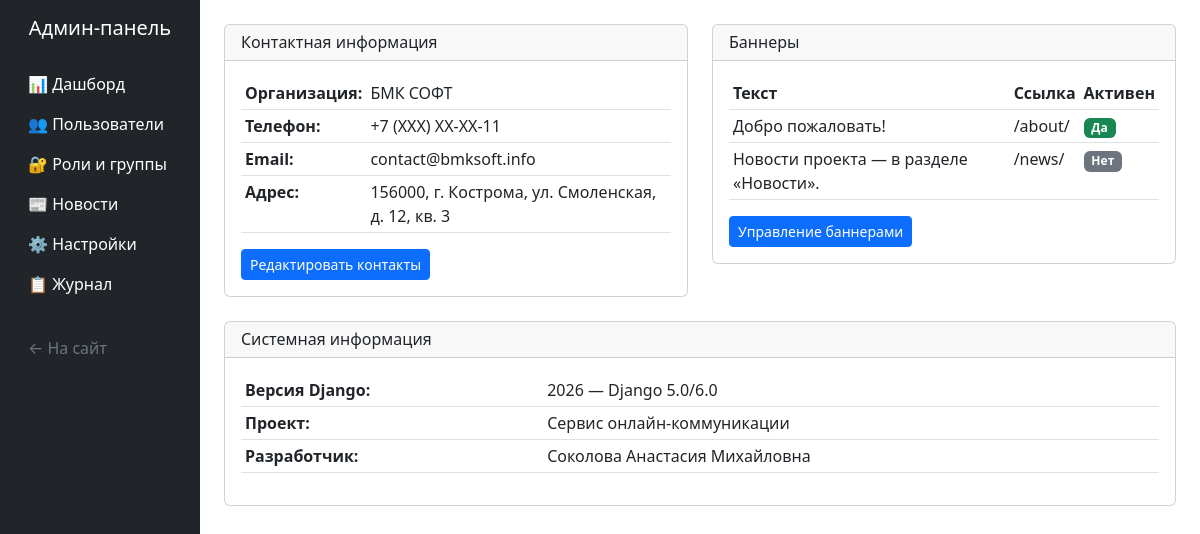
The app's page /admin-panel/settings/ (signed in) with its own data.
### core/models.py (models this page shows, shortened)
class ContactInfo(models.Model):
    org = models.CharField(max_length=255, default="Demo Org")
    phone = models.CharField(max_length=64, default="+7 (000) 000-00-00")
    email = models.EmailField(default="info@example.com")
    address = models.CharField(max_length=255, default="Россия, Москва, ул. Пример, 1")

class Banner(models.Model):
    text = models.CharField(max_length=255)
    href = models.CharField(max_length=255, default="/")
    enabled = models.BooleanField(default=True)
    order = models.PositiveIntegerField(default=0)
    class Meta:
        ordering = ["order", "id"]

### admin_panel/views.py (the view)
# urls.py: path('admin-panel/settings/', admin_panel_views.site_settings, name='admin_settings'),
@login_required
@user_passes_test(is_admin, login_url='/accounts/login/')
def site_settings(request):
    from core.models import ContactInfo, Banner
    contact_info = ContactInfo.objects.first()
    banners = Banner.objects.all()
    context = {
        'contact_info': contact_info,
        'banners': banners,
        'title': 'Настройки сайта',
    }
    return render(request, 'admin_panel/site_settings.html', context)

### admin_panel/views.py (called while the page is built)
def is_admin(user):
    return user.is_authenticated and user.groups.filter(name="admin").exists()

### core/context_processors.py (called while the page is built)
def site_settings(request):
    return {"banners": Banner.objects.filter(enabled=True)[:3], "contact_info": ContactInfo.objects.first()}

def breadcrumbs(request):
    return {'breadcrumbs': get_breadcrumbs(request)}

### templates/admin_panel/site_settings.html
{% extends 'admin_panel/base_admin.html' %}
{% block content %}
<div class="row">
    <div class="col-md-6">
        <div class="card mb-4">
            <div class="card-header">
                <h6 class="mb-0">Контактная информация</h6>
            </div>
            <div class="card-body">
                {% if contact_info %}
                <table class="table table-sm">
                    <tr><th>Организация:</th><td>{{ contact_info.org }}</td></tr>
                    <tr><th>Телефон:</th><td>{{ contact_info.phone }}</td></tr>
                    <tr><th>Email:</th><td>{{ contact_info.email }}</td></tr>
                    <tr><th>Адрес:</th><td>{{ contact_info.address }}</td></tr>
                </table>
                <a href="/admin/core/contactinfo/1/change/"
                   class="btn btn-primary btn-sm" target="_blank">
                    Редактировать контакты
                </a>
                {% else %}
                <div class="alert alert-warning">
                    Контактная информация не заполнена.
                    <a href="/admin/core/contactinfo/add/" class="alert-link">Добавить</a>
                </div>
                {% endif %}
            </div>
        </div>
    </div>
    <div class="col-md-6">
        <div class="card mb-4">
            <div class="card-header">
                <h6 class="mb-0">Баннеры</h6>
            </div>
            <div class="card-body">
                {% if banners %}
                <table class="table table-sm">
                    <thead>
                        <tr>
                            <th>Текст</th>
                            <th>Ссылка</th>
                            <th>Активен</th>
                        </tr>
                    </thead>
                    <tbody>
                        {% for banner in banners %}
                        <tr>
                            <td>{{ banner.text }}</td>
                            <td>{{ banner.href|default:"—" }}</td>
                            <td>
                                {% if banner.enabled %}
                                <span class="badge bg-success">Да</span>
                                {% else %}
                                <span class="badge bg-secondary">Нет</span>
                                {% endif %}
                            </td>
                        </tr>
                        {% endfor %}
                    </tbody>
                </table>
                {% else %}
                <div class="alert alert-info">Баннеры не созданы.</div>
                {% endif %}
                <a href="/admin/core/banner/" class="btn btn-primary btn-sm" target="_blank">
                    Управление баннерами
                </a>
            </div>
        </div>
    </div>
</div>
<div class="card">
    <div class="card-header">
        <h6 class="mb-0">Системная информация</h6>
    </div>
    <div class="card-body">
        <table class="table table-sm">
            <tr><th>Версия Django:</th><td>{% now "Y" %} — Django 5.0/6.0</td></tr>
            <tr><th>Проект:</th><td>Сервис онлайн-коммуникации</td></tr>
            <tr><th>Разработчик:</th><td>Соколова Анастасия Михайловна</td></tr>
        </table>
    </div>
</div>
{% endblock %}

### records on screen
ContactInfo: org "БМК СОФТ", phone "+7 (ХХХ) ХХ-ХХ-11", email "contact@bmksoft.info", address "156000, г. Кострома, ул. Смоленская, д. 12, кв. 3"
Banner: text "Добро пожаловать!", href "/about/", enabled "Да"
Banner: text "Новости проекта — в разделе «Новости».", href "/news/", enabled "Нет"
